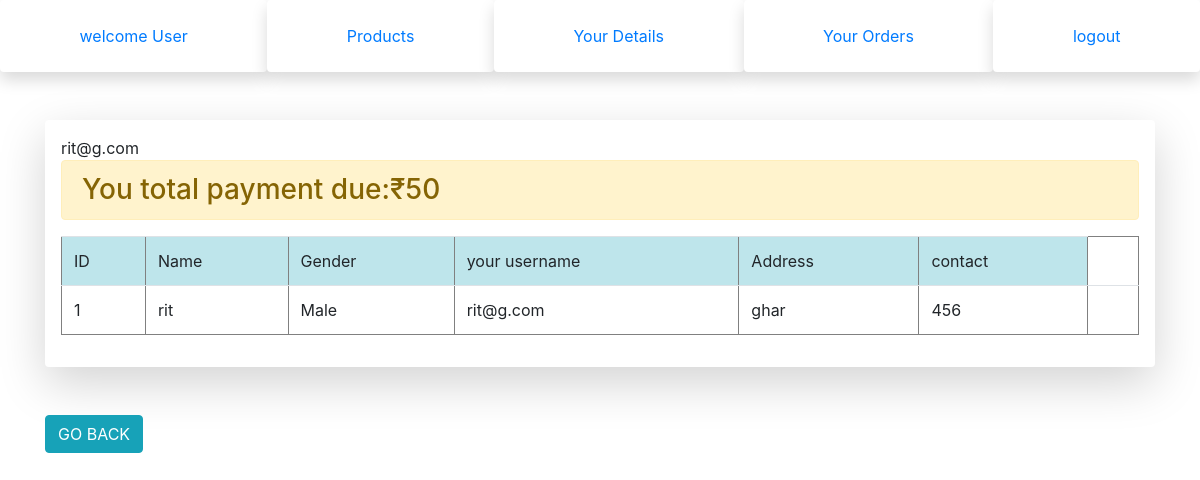
/detail.php (signed in), run on the app's committed database.
### tables this page shows
CREATE TABLE `user` (
  `uid` int(11) NOT NULL,
  `name` varchar(90) NOT NULL,
  `gender` varchar(10) NOT NULL,
  `username` varchar(90) NOT NULL,
  `password` varchar(90) NOT NULL,
  `address` varchar(100) NOT NULL,
  `contact` int(20) NOT NULL
);

### detail.php (the view, shortened to what this page needs)
<!DOCTYPE html>
<html lang="en" dir="ltr">
  <head>
    <link rel="stylesheet" href="https://stackpath.bootstrapcdn.com/bootstrap/4.3.1/css/bootstrap.min.css">
  </head>
  <body>
    <ul class="nav nav-pills nav-fill">
  <li class="nav-item">
      <div class="shadow p-3 mb-5 bg-white rounded">
    <a class="nav-link " href="homepage.php" >welcome User</a>
  </li>
  <li class="nav-item">
      <div class="shadow p-3 mb-5 bg-white rounded">
    <a class="nav-link " href="products.php">Products</a>
  </li>
  <li class="nav-item">
    <div class="shadow p-3 mb-5 bg-white rounded">
    <a class="nav-link" href="detail.php">Your Details</a>
  </li>
  <li class="nav-item">
      <div class="shadow p-3 mb-5 bg-white rounded">
    <a class="nav-link" href="myorder.php">Your Orders</a>
  </li>
  <li class="nav-item">
    <div class="shadow p-3 mb-5 bg-white rounded">
    <a class="nav-link " href="logout.php" >logout</a>
  </li>
</ul>
  <div class="container">
<div class="shadow-lg p-3 mb-5 bg-white rounded">
<table class="table" border="1">
  <tr>
    <td class="table-info">ID</td>
    <td class="table-info">Name</td>
    <td class="table-info">Gender</td>
    <td class="table-info">your username</td>
    <td class="table-info">Address</td>
    <td class="table-info">contact</td>
  </tr>
</div>
  <?php
  $aname= $_SESSION['u2'];
$servername = "localhost";
$username = "root";
$password = "root";
$dbname = "canteen";
$conn = new mysqli($servername, $username, $password, $dbname);
$sql = "SELECT * FROM user where username='$aname';";
$result = $conn->query($sql);
if ($result->num_rows > 0) {
   while($row = $result->fetch_assoc()) {
     $aab=$row['username'];
     echo "<tr><td>";
     echo $row['uid'];
     echo "</td><td>";
     echo $row['name'];
     echo "</td><td>";
     echo $row['gender'];
     echo "</td><td>";
     echo $row['username'];
     echo "</td><td>";
     echo $row['address'];
     echo "</td><td>";
     echo $row['contact'];
     echo "</td><td>";
     echo "</td></tr>";
   }
}
$count=0;
$sql = "SELECT * FROM orders where oby='$aab' and payment='Payment Due';";
$result = $conn->query($sql);
if ($result->num_rows > 0) {
   while($row = $result->fetch_assoc()) {
     $price=$row['oprice'];
     $count=$price+$count;
   }
 }
 echo '<h3 class="alert alert-warning alert-dismissible fade show">You total payment due:₹'. $count;
 ?>
<br>
</div>
<form  action="homepage.php" method="post">
  <input  class="btn btn-info" type="submit" name="" value="GO BACK">
</form>
  </body>
</html>

### data on the page
user: uid "1", name "rit", gender "Male", username "rit@g.com", address "ghar", contact "456"

### other printed values
$count "50"
